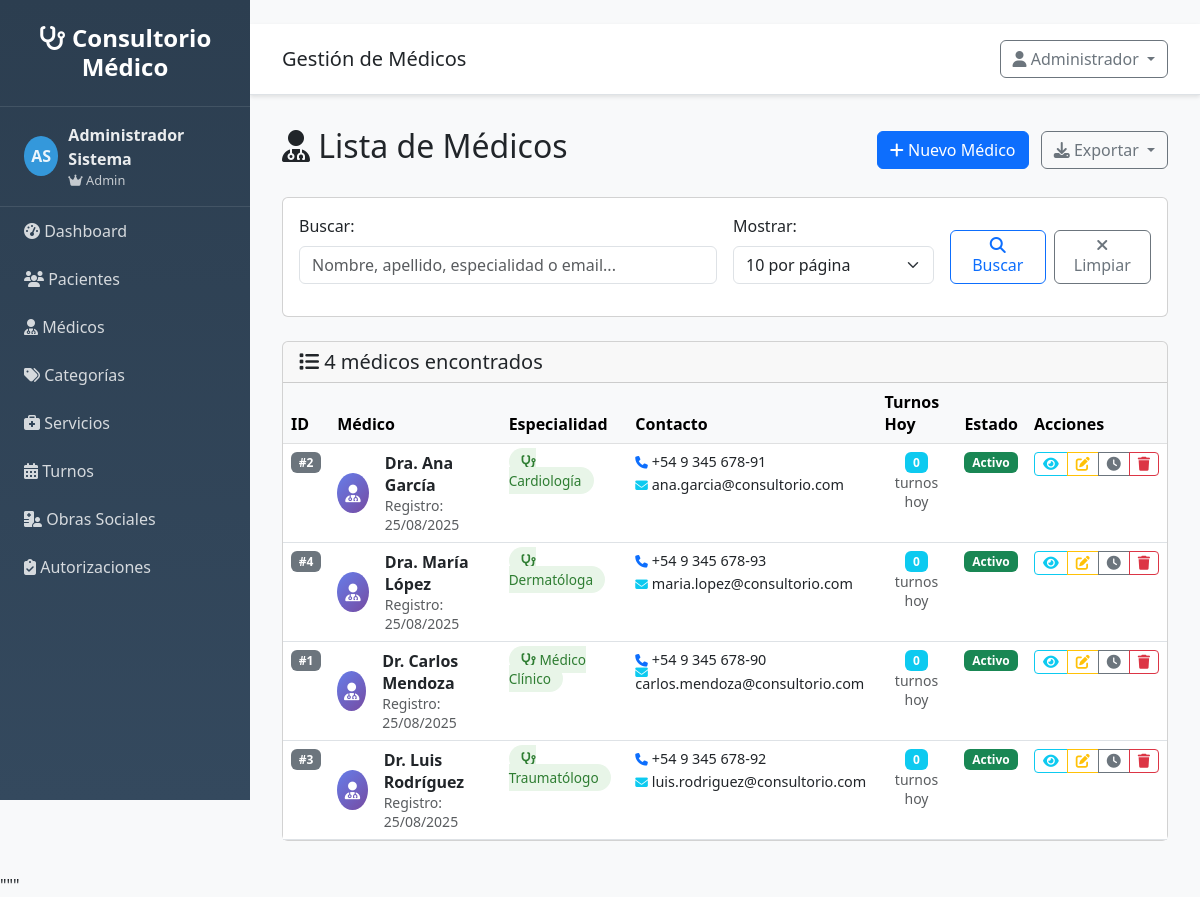
The page /profesionales/ (signed in) on the database its author committed.
### src/models/usuario.py (models this page shows, shortened)
class Usuario(UserMixin, db.Model):
    __tablename__ = 'usuarios'
    __table_args__ = {'extend_existing': True}
    id = db.Column(db.Integer, primary_key=True)
    username = db.Column(db.String(80), unique=True, nullable=False)
    email = db.Column(db.String(120), unique=True, nullable=False)
    password_hash = db.Column(db.String(255), nullable=False)
    nombre = db.Column(db.String(100), nullable=False)
    apellido = db.Column(db.String(100), nullable=False)
    rol = db.Column(db.String(20), default='usuario')
    activo = db.Column(db.Boolean, default=True)
    ultimo_login = db.Column(db.DateTime)
    fecha_creacion = db.Column(db.DateTime, default=datetime.utcnow)
    @property
    def nombre_completo(self):
        return f"{self.nombre} {self.apellido}"
    def is_admin(self):
        return self.rol == 'admin'

### src/models/profesional.py (models this page shows, shortened)
class Profesional(db.Model):
    __tablename__ = 'profesionales'
    __table_args__ = {'extend_existing': True}
    id = db.Column(db.Integer, primary_key=True)
    nombre = db.Column(db.String(100), nullable=False)
    apellido = db.Column(db.String(100), nullable=False)
    telefono = db.Column(db.String(20), nullable=True)
    email = db.Column(db.String(120), nullable=True)
    especialidad = db.Column(db.String(100), nullable=True)
    activo = db.Column(db.Boolean, default=True)
    fecha_creacion = db.Column(db.DateTime, default=datetime.utcnow)
    turnos = db.relationship('Turno', backref='profesional', lazy=True)
    @property
    def nombre_completo(self):
        return f"{self.nombre} {self.apellido}"

### src/routes/profesionales.py (the view)
@profesionales_bp.route('/')
@login_required
def listar():
    page = request.args.get('page', 1, type=int)
    per_page = request.args.get('per_page', 10, type=int)
    search = request.args.get('search', '', type=str)
    profesionales = ProfesionalService.get_paginated_profesionales(page, per_page, search)
    return render_template('profesionales/listar.html',
                         profesionales=profesionales,
                         search=search)

### templates/profesionales/listar.html (shortened to what this page needs)
{% extends "base.html" %}
{% block page_title %}Gestión de Médicos{% endblock %}
{% block content %}
<div class="d-flex justify-content-between align-items-center mb-4">
    <h2>
        <i class="fas fa-user-md"></i> Lista de Médicos
    </h2>
    <div>
        <a href="{{ url_for('profesionales.nuevo') }}" class="btn btn-primary">
            <i class="fas fa-plus"></i> Nuevo Médico
        </a>
        <div class="btn-group ms-2">
            <button type="button" class="btn btn-outline-secondary dropdown-toggle" data-bs-toggle="dropdown">
                <i class="fas fa-download"></i> Exportar
            </button>
        </div>
    </div>
</div>
<div class="card mb-4">
    <div class="card-body">
        <form method="GET" class="row g-3">
            <div class="col-md-6">
                <label for="search" class="form-label">Buscar:</label>
                <input type="text" class="form-control" id="search" name="search"
                       value="{{ search }}" placeholder="Nombre, apellido, especialidad o email...">
            </div>
            <div class="col-md-3">
                <label for="per_page" class="form-label">Mostrar:</label>
                <select class="form-select" id="per_page" name="per_page">
                    <option value="10" {% if request.args.get('per_page', '10') == '10' %}selected{% endif %}>10 por página</option>
                </select>
            </div>
            <div class="col-md-3 d-flex align-items-end">
                <button type="submit" class="btn btn-outline-primary me-2">
                    <i class="fas fa-search"></i> Buscar
                </button>
                <a href="{{ url_for('profesionales.listar') }}" class="btn btn-outline-secondary">
                    <i class="fas fa-times"></i> Limpiar
                </a>
            </div>
        </form>
    </div>
</div>
<div class="card">
    <div class="card-header">
        <h5 class="card-title mb-0">
            <i class="fas fa-list"></i>
            {% if profesionales and profesionales.items %}
                {{ profesionales.total }} médico{{ 's' if profesionales.total != 1 else '' }} encontrado{{ 's' if profesionales.total != 1 else '' }}
            {% else %}
                No hay médicos
            {% endif %}
        </h5>
    </div>
    <div class="card-body p-0">
        {% if profesionales and profesionales.items %}
            <div class="table-responsive">
                <table class="table table-hover mb-0">
                    <thead class="table-light">
                        <tr>
                            <th>ID</th>
                            <th>Médico</th>
                            <th>Especialidad</th>
                            <th>Contacto</th>
                            <th>Turnos Hoy</th>
                            <th>Estado</th>
                            <th>Acciones</th>
                        </tr>
                    </thead>
                    <tbody>
                        {% for profesional in profesionales.items %}
                        <tr>
                            <td>
                                <span class="badge bg-secondary">#{{ profesional.id }}</span>
                            </td>
                            <td>
                                <div class="d-flex align-items-center">
                                    <div class="doctor-avatar me-3">
                                        <i class="fas fa-user-md"></i>
                                    </div>
                                    <div>
                                        <strong>{{ profesional.nombre_completo }}</strong>
                                        <br><small class="text-muted">Registro: {{ profesional.fecha_creacion.strftime('%d/%m/%Y') if profesional.fecha_creacion else 'N/A' }}</small>
                                    </div>
                                </div>
                            </td>
                            <td>
                                {% if profesional.especialidad %}
                                    <span class="specialty-badge">
                                        <i class="fas fa-stethoscope"></i>
                                        {{ profesional.especialidad }}
                                    </span>
                                {% else %}
                                    <span class="text-muted">Sin especialidad</span>
                                {% endif %}
                            </td>
                            <td>
                                <div class="contact-info">
                                    {% if profesional.telefono %}
                                        <div class="mb-1">
                                            <a href="tel:{{ profesional.telefono }}" class="text-decoration-none">
                                                {{ profesional.telefono|telefono }}
                                            </a>
                                        </div>
                                    {% endif %}
                                    {% if profesional.email %}
                                        <div>
                                            <a href="mailto:{{ profesional.email }}" class="text-decoration-none">
                                                {{ profesional.email }}
                                            </a>
                                        </div>
                                    {% endif %}
                                </div>
                            </td>
                            <td>
                                <div class="today-appointments">
                                    <span class="badge bg-info">
                                        {{ profesional.turnos|selectattr('fecha', 'equalto', today)|list|length if today else 0 }}
                                    </span>
                                    <small class="text-muted d-block">turnos hoy</small>
                                </div>
                            </td>
                            <td>
                                <span class="badge bg-success">Activo</span>
                            </td>
                            <td>
                                <div class="btn-group btn-group-sm">
                                    <a href="{{ url_for('profesionales.detalle', id=profesional.id) }}"
                                       class="btn btn-outline-info" title="Ver detalle">
                                        <i class="fas fa-eye"></i>
                                    </a>
                                    <a href="{{ url_for('profesionales.editar', id=profesional.id) }}"
                                       class="btn btn-outline-warning" title="Editar">
                                        <i class="fas fa-edit"></i>
                                    </a>
                                    <a href="{{ url_for('profesionales.horarios', id=profesional.id) }}"
                                       class="btn btn-outline-secondary" title="Ver horarios">
                                        <i class="fas fa-clock"></i>
                                    </a>
                                    <button type="button" class="btn btn-outline-danger"
                                            title="Eliminar" onclick="eliminarProfesional({{ profesional.id }}, '{{ profesional.nombre_completo }}')">
                                        <i class="fas fa-trash"></i>
                                    </button>
                                </div>
                            </td>
                        </tr>
                        {% endfor %}
                    </tbody>
                </table>
            </div>
        {% endif %}
    </div>
</div>
{% endblock %}

### templates/base.html (shortened to what this page needs)
<!DOCTYPE html>
<html lang="es">
<head>
    <link href="https://cdn.jsdelivr.net/npm/bootstrap@5.3.0/dist/css/bootstrap.min.css" rel="stylesheet">
    <link href="https://cdnjs.cloudflare.com/ajax/libs/font-awesome/6.4.0/css/all.min.css" rel="stylesheet">
</head>
<body>
    <nav class="sidebar" id="sidebar">
        <div class="logo">
            <h4><i class="fas fa-stethoscope"></i> Consultorio Médico</h4>
        </div>
        {% if current_user and current_user.is_authenticated %}
        <div class="user-info">
            <div class="user-avatar">
                {{ current_user.nombre[0] if current_user.nombre else 'U' }}{{ current_user.apellido[0] if current_user.apellido else 'S' }}
            </div>
            <div>
                <div class="fw-bold">{{ current_user.nombre_completo if current_user.nombre_completo else 'Usuario' }}</div>
                <div style="font-size: 0.8em; opacity: 0.8;">
                    {% if current_user.is_admin and current_user.is_admin() %}
                        <i class="fas fa-crown"></i> Admin
                    {% elif current_user.is_medico and current_user.is_medico() %}
                        <i class="fas fa-user-md"></i> Médico
                    {% else %}
                        <i class="fas fa-user"></i> Usuario
                    {% endif %}
                </div>
            </div>
        </div>
        {% endif %}
        <ul class="nav flex-column">
            <li class="nav-item">
                <a class="nav-link" href="{{ url_for('main.index') }}">
                    <i class="fas fa-tachometer-alt"></i> Dashboard
            </a>
        </li>
            {% if current_user and current_user.is_authenticated %}
            <li class="nav-item">
                <a class="nav-link" href="{{ url_for('clientes.listar') if url_for else '#' }}">
                    <i class="fas fa-users"></i> Pacientes
                </a>
            </li>
            <li class="nav-item">
                <a class="nav-link" href="{{ url_for('profesionales.listar') if url_for else '#' }}">
                    <i class="fas fa-user-md"></i> Médicos
                </a>
            </li>
            <li class="nav-item">
                <a class="nav-link" href="{{ url_for('categorias.listar') if url_for else '#' }}">
                    <i class="fas fa-tags"></i> Categorías
                </a>
            </li>
            <li class="nav-item">
                <a class="nav-link" href="{{ url_for('servicios.listar') if url_for else '#' }}">
                    <i class="fas fa-briefcase-medical"></i> Servicios
                </a>
            </li>
            <li class="nav-item">
                <a class="nav-link" href="{{ url_for('turnos.listar') if url_for else '#' }}">
                    <i class="fas fa-calendar-alt"></i> Turnos
                </a>
            </li>
            <li class="nav-item">
                <a class="nav-link" href="{{ url_for('obras_sociales.listar') if url_for else '#' }}">
                    <i class="fas fa-hospital-user"></i> Obras Sociales
                </a>
            </li>
            <li class="nav-item">
                <a class="nav-link" href="{{ url_for('autorizaciones.listar') if url_for else '#' }}">
                    <i class="fas fa-clipboard-check"></i> Autorizaciones
                </a>
            </li>
            {% endif %}
        </ul>
    </nav>
    <div class="main-content">
        <div class="top-navbar d-flex justify-content-between align-items-center">
            <div>
                <h5 class="mb-0">{% block page_title %}Sistema de Gestión{% endblock %}</h5>
            </div>
            <div class="dropdown">
                <button class="btn btn-outline-secondary dropdown-toggle" type="button" data-bs-toggle="dropdown">
                    <i class="fas fa-user"></i>
                    {% if current_user and current_user.is_authenticated %}
                        {{ current_user.nombre if current_user.nombre else 'Usuario' }}
                    {% else %}
                        Invitado
                    {% endif %}
                </button>
            </div>
        </div>
        <div class="content-wrapper">
            {% block content %}{% endblock %}
        </div>
    </div>
</body>
</html>

### rows shown on the page
Usuario: nombre "A", apellido "S", nombre+apellido "Administrador Sistema", nombre "Administrador"
Profesional: id "2", nombre_completo "Dra. Ana García", fecha_creacion "25/08/2025", especialidad "Cardiología", telefono|telefono "+54 9 345 678-91", email "ana.garcia@consultorio.com", turnos|selectattr "0"
Profesional: id "4", nombre_completo "Dra. María López", fecha_creacion "25/08/2025", especialidad "Dermatóloga", telefono|telefono "+54 9 345 678-93", email "maria.lopez@consultorio.com", turnos|selectattr "0"
Profesional: id "1", nombre_completo "Dr. Carlos Mendoza", fecha_creacion "25/08/2025", especialidad "Médico Clínico", telefono|telefono "+54 9 345 678-90", email "carlos.mendoza@consultorio.com", turnos|selectattr "0"
Profesional: id "3", nombre_completo "Dr. Luis Rodríguez", fecha_creacion "25/08/2025", especialidad "Traumatólogo", telefono|telefono "+54 9 345 678-92", email "luis.rodriguez@consultorio.com", turnos|selectattr "0"

### other values the page prints
{{ profesionales.total }} "4"
{{ 's' if profesionales.total != 1 else '' }} "s"
